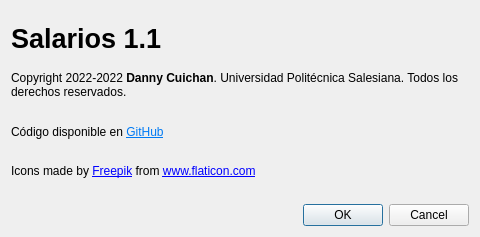
<?xml version="1.0" encoding="UTF-8"?>
<ui version="4.0">
 <class>Acerca</class>
 <widget class="QDialog" name="Acerca">
  <property name="geometry">
   <rect>
    <x>0</x>
    <y>0</y>
    <width>480</width>
    <height>237</height>
   </rect>
  </property>
  <property name="windowTitle">
   <string>Acerca de Salarios</string>
  </property>
  <layout class="QVBoxLayout" name="verticalLayout">
   <item>
    <widget class="QLabel" name="lblNombre">
     <property name="font">
      <font>
       <pointsize>20</pointsize>
       <weight>75</weight>
       <bold>true</bold>
      </font>
     </property>
     <property name="text">
      <string>Salarios 1.1</string>
     </property>
    </widget>
   </item>
   <item>
    <widget class="QLabel" name="lblDerechos">
     <property name="text">
      <string>&lt;html&gt;&lt;head/&gt;&lt;body&gt;&lt;p&gt;Copyright 2022-2022 &lt;span style=&quot; font-weight:600;&quot;&gt;Danny Cuichan&lt;/span&gt;. Universidad Politécnica Salesiana. Todos los derechos reservados. &lt;/p&gt;&lt;p&gt;&lt;br/&gt;Código disponible en &lt;a href=&quot;https://github.com/rtufino/P59-Qt-Salarios&quot;&gt;&lt;span style=&quot; text-decoration: underline; color:#007af4;&quot;&gt;GitHub&lt;/span&gt;&lt;/a&gt;&lt;/p&gt;&lt;/body&gt;&lt;/html&gt;</string>
     </property>
     <property name="wordWrap">
      <bool>true</bool>
     </property>
    </widget>
   </item>
   <item>
    <widget class="QLabel" name="lblFreepik">
     <property name="text">
      <string>&lt;div&gt;Icons made by &lt;a href=&quot;https://www.flaticon.com/authors/freepik&quot; title=&quot;Freepik&quot;&gt;Freepik&lt;/a&gt; from &lt;a href=&quot;https://www.flaticon.com/&quot; title=&quot;Flaticon&quot;&gt;www.flaticon.com&lt;/a&gt;&lt;/div&gt;</string>
     </property>
    </widget>
   </item>
   <item>
    <widget class="QDialogButtonBox" name="buttonBox">
     <property name="orientation">
      <enum>Qt::Horizontal</enum>
     </property>
     <property name="standardButtons">
      <set>QDialogButtonBox::Cancel|QDialogButtonBox::Ok</set>
     </property>
    </widget>
   </item>
  </layout>
 </widget>
 <resources/>
 <connections>
  <connection>
   <sender>buttonBox</sender>
   <signal>accepted()</signal>
   <receiver>Acerca</receiver>
   <slot>accept()</slot>
   <hints>
    <hint type="sourcelabel">
     <x>248</x>
     <y>254</y>
    </hint>
    <hint type="destinationlabel">
     <x>157</x>
     <y>274</y>
    </hint>
   </hints>
  </connection>
  <connection>
   <sender>buttonBox</sender>
   <signal>rejected()</signal>
   <receiver>Acerca</receiver>
   <slot>reject()</slot>
   <hints>
    <hint type="sourcelabel">
     <x>316</x>
     <y>260</y>
    </hint>
    <hint type="destinationlabel">
     <x>286</x>
     <y>274</y>
    </hint>
   </hints>
  </connection>
 </connections>
</ui>
